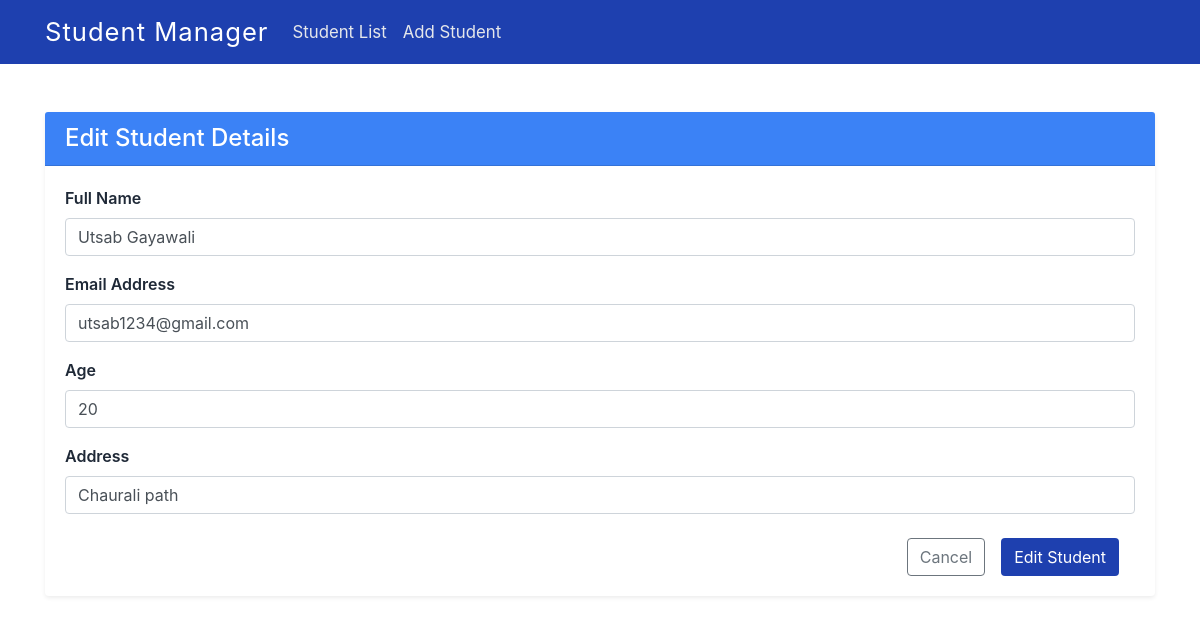
The page /edit/5/ on the database its author committed.
### home/models.py (models this page shows, shortened)
class Student(models.Model):
    name = models.CharField(max_length=40)
    email = models.EmailField(max_length=50)
    age = models.IntegerField()
    address = models.CharField(max_length=100)

### home/views.py (the view)
# urls.py: path('edit/<int:student_id>/', views.student_Edit, name='student_Edit'),
def student_Edit(request,student_id):
        student =get_object_or_404(Student,pk=student_id)
        if request.method == 'POST':
            student.name= request.POST.get('name')
            student.email = request.POST.get('email')
            student.age = request.POST.get('age')
            student.address = request.POST.get('address')
            student.save()
            return redirect('student_List')
        else:
            return render(request,'student_add.html',{'student':student})

### templates/student_add.html (shortened to what this page needs)
{% extends "base.html" %} {% load static %} {% block body %}
<div class="container mt-5">
  <div class="card shadow-sm border-0">
    {% if student %}
     <div class="card-header" style="background-color: #3b82f6; color: white">
      <h4 class="mb-0 fw-semibold"> Edit Student Details</h4>
    </div>
    {% else %}
    <div class="card-header" style="background-color: #3b82f6; color: white">
      <h4 class="mb-0 fw-semibold">Add Student Details</h4>
    </div>
    {% endif %}
    <div class="card-body">
      <form method="POST">
        {% if student %}
        <div class="mb-3">
          <label class="form-label" style="color: #1f2937; font-weight: 600">
            Full Name
          </label>
          <input
            type="text"
            class="form-control"
            placeholder="Enter student name"
            name="name"
            value="{{student.name}}"
          />
        </div>
        <div class="mb-3">
          <label class="form-label" style="color: #1f2937; font-weight: 600">
            Email Address
          </label>
          <input
            type="email"
            class="form-control"
            placeholder="Enter email"
            name="email"
            value="{{student.email}}"
          />
        </div>
        <div class="mb-3">
          <label class="form-label" style="color: #1f2937; font-weight: 600">
            Age
          </label>
          <input
            type="number"
            class="form-control"
            placeholder="Enter age"
            name="age"
            value="{{student.age}}"
          />
        </div>
        <div class="mb-4">
          <label class="form-label" style="color: #1f2937; font-weight: 600">
            Address
          </label>
          <input
            class="form-control"
            rows="3"
            placeholder="Enter address"
            name="address"
            value="{{student.address}}"
          />
        </div>
        <div class="d-flex justify-content-end gap-2">
          <a href="{% url 'student_List' %}" class="btn btn-outline-secondary"> Cancel </a>
          <button
            type="submit"
            class="btn mx-3"
            style="background-color: #1e40af; color: white"
          >
            Edit Student
          </button>
        </div>
        {% endif %}
      </form>
    </div>
  </div>
</div>
{% endblock body %}

### rows shown on the page
Student: name "Utsab Gayawali", email "utsab1234@gmail.com", age "20", address "Chaurali path"
